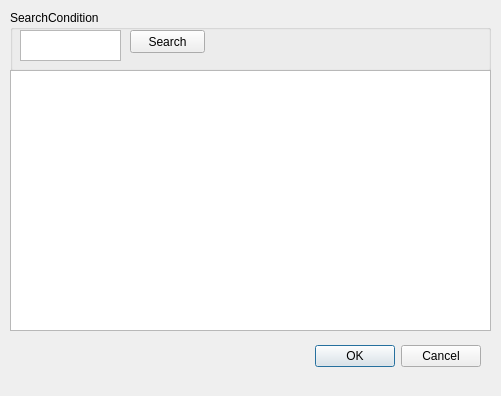
<?xml version="1.0" encoding="UTF-8"?>
<ui version="4.0">
 <class>Dialog</class>
 <widget class="QDialog" name="Dialog">
  <property name="geometry">
   <rect>
    <x>0</x>
    <y>0</y>
    <width>501</width>
    <height>396</height>
   </rect>
  </property>
  <property name="windowTitle">
   <string>Dialog</string>
  </property>
  <widget class="QDialogButtonBox" name="buttonBox">
   <property name="geometry">
    <rect>
     <x>140</x>
     <y>340</y>
     <width>341</width>
     <height>32</height>
    </rect>
   </property>
   <property name="orientation">
    <enum>Qt::Horizontal</enum>
   </property>
   <property name="standardButtons">
    <set>QDialogButtonBox::Cancel|QDialogButtonBox::Ok</set>
   </property>
  </widget>
  <widget class="QGroupBox" name="groupBox">
   <property name="geometry">
    <rect>
     <x>10</x>
     <y>10</y>
     <width>481</width>
     <height>61</height>
    </rect>
   </property>
   <property name="title">
    <string>SearchCondition</string>
   </property>
   <widget class="QTextEdit" name="textEdit">
    <property name="geometry">
     <rect>
      <x>10</x>
      <y>20</y>
      <width>101</width>
      <height>31</height>
     </rect>
    </property>
   </widget>
   <widget class="QPushButton" name="pushButton">
    <property name="geometry">
     <rect>
      <x>120</x>
      <y>20</y>
      <width>75</width>
      <height>23</height>
     </rect>
    </property>
    <property name="text">
     <string>Search</string>
    </property>
   </widget>
  </widget>
  <widget class="QTableWidget" name="tableWidget">
   <property name="geometry">
    <rect>
     <x>10</x>
     <y>70</y>
     <width>481</width>
     <height>261</height>
    </rect>
   </property>
  </widget>
 </widget>
 <resources/>
 <connections>
  <connection>
   <sender>buttonBox</sender>
   <signal>accepted()</signal>
   <receiver>Dialog</receiver>
   <slot>accept()</slot>
   <hints>
    <hint type="sourcelabel">
     <x>248</x>
     <y>254</y>
    </hint>
    <hint type="destinationlabel">
     <x>157</x>
     <y>274</y>
    </hint>
   </hints>
  </connection>
  <connection>
   <sender>buttonBox</sender>
   <signal>rejected()</signal>
   <receiver>Dialog</receiver>
   <slot>reject()</slot>
   <hints>
    <hint type="sourcelabel">
     <x>316</x>
     <y>260</y>
    </hint>
    <hint type="destinationlabel">
     <x>286</x>
     <y>274</y>
    </hint>
   </hints>
  </connection>
  <connection>
   <sender>pushButton</sender>
   <signal>clicked()</signal>
   <receiver>Dialog</receiver>
   <slot>slot_1st()</slot>
   <hints>
    <hint type="sourcelabel">
     <x>179</x>
     <y>35</y>
    </hint>
    <hint type="destinationlabel">
     <x>203</x>
     <y>1</y>
    </hint>
   </hints>
  </connection>
 </connections>
 <slots>
  <slot>slot_1st()</slot>
 </slots>
</ui>
